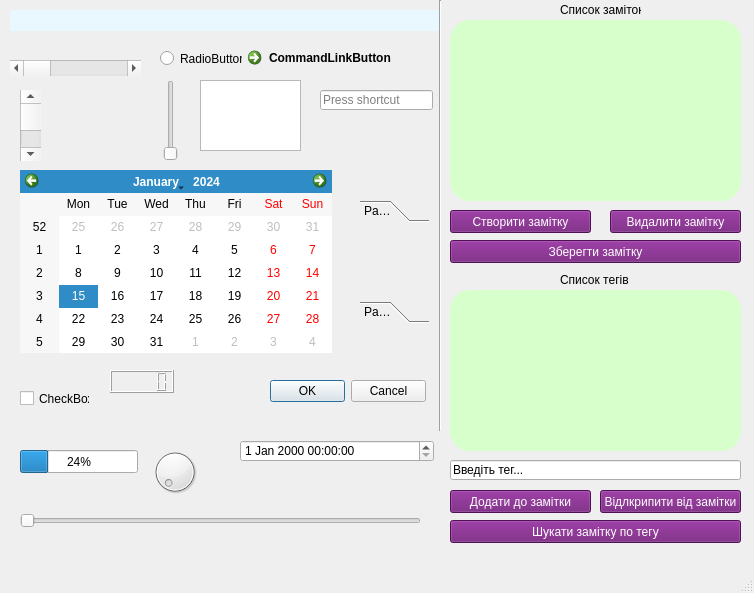
<?xml version="1.0" encoding="UTF-8"?>
<ui version="4.0">
 <class>MainWindow</class>
 <widget class="QMainWindow" name="MainWindow">
  <property name="geometry">
   <rect>
    <x>0</x>
    <y>0</y>
    <width>754</width>
    <height>593</height>
   </rect>
  </property>
  <property name="windowTitle">
   <string>Розумні Замітки</string>
  </property>
  <property name="styleSheet">
   <string notr="true"/>
  </property>
  <widget class="QWidget" name="centralwidget">
   <widget class="QTextEdit" name="note">
    <property name="geometry">
     <rect>
      <x>10</x>
      <y>10</y>
      <width>431</width>
      <height>21</height>
     </rect>
    </property>
    <property name="styleSheet">
     <string notr="true">background-color:rgb(233, 247, 255);
border-radius:20px
</string>
    </property>
    <property name="html">
     <string>&lt;!DOCTYPE HTML PUBLIC &quot;-//W3C//DTD HTML 4.0//EN&quot; &quot;http://www.w3.org/TR/REC-html40/strict.dtd&quot;&gt;
&lt;html&gt;&lt;head&gt;&lt;meta name=&quot;qrichtext&quot; content=&quot;1&quot; /&gt;&lt;style type=&quot;text/css&quot;&gt;
p, li { white-space: pre-wrap; }
&lt;/style&gt;&lt;/head&gt;&lt;body style=&quot; font-family:'MS Shell Dlg 2'; font-size:8.25pt; font-weight:400; font-style:normal;&quot;&gt;
&lt;p style=&quot;-qt-paragraph-type:empty; margin-top:0px; margin-bottom:0px; margin-left:0px; margin-right:0px; -qt-block-indent:0; text-indent:0px;&quot;&gt;&lt;br /&gt;&lt;/p&gt;&lt;/body&gt;&lt;/html&gt;</string>
    </property>
   </widget>
   <widget class="QListWidget" name="list_notes">
    <property name="geometry">
     <rect>
      <x>450</x>
      <y>20</y>
      <width>291</width>
      <height>181</height>
     </rect>
    </property>
    <property name="styleSheet">
     <string notr="true">background-color:rgb(215, 255, 203);
border-radius:20px</string>
    </property>
   </widget>
   <widget class="QLabel" name="list_notes_label">
    <property name="geometry">
     <rect>
      <x>560</x>
      <y>0</y>
      <width>81</width>
      <height>20</height>
     </rect>
    </property>
    <property name="text">
     <string>Список заміток</string>
    </property>
   </widget>
   <widget class="QListWidget" name="list_tags">
    <property name="geometry">
     <rect>
      <x>450</x>
      <y>290</y>
      <width>291</width>
      <height>161</height>
     </rect>
    </property>
    <property name="styleSheet">
     <string notr="true">background-color:rgb(215, 255, 203);
border-radius:20px</string>
    </property>
   </widget>
   <widget class="QPushButton" name="btn_note_crate">
    <property name="geometry">
     <rect>
      <x>450</x>
      <y>210</y>
      <width>141</width>
      <height>23</height>
     </rect>
    </property>
    <property name="styleSheet">
     <string notr="true">color:rgb(255, 255, 255);
background-color:rgb(112, 22, 120)</string>
    </property>
    <property name="text">
     <string>Створити замітку</string>
    </property>
   </widget>
   <widget class="QPushButton" name="btn_note_del">
    <property name="geometry">
     <rect>
      <x>610</x>
      <y>210</y>
      <width>131</width>
      <height>23</height>
     </rect>
    </property>
    <property name="styleSheet">
     <string notr="true">color:rgb(255, 255, 255);
background-color:rgb(112, 22, 120)</string>
    </property>
    <property name="text">
     <string>Видалити замітку</string>
    </property>
   </widget>
   <widget class="QPushButton" name="btn_note_save">
    <property name="geometry">
     <rect>
      <x>450</x>
      <y>240</y>
      <width>291</width>
      <height>23</height>
     </rect>
    </property>
    <property name="styleSheet">
     <string notr="true">color:rgb(255, 255, 255);
background-color:rgb(112, 22, 120)</string>
    </property>
    <property name="text">
     <string>Зберегти замітку</string>
    </property>
   </widget>
   <widget class="QLabel" name="list_text_label">
    <property name="geometry">
     <rect>
      <x>560</x>
      <y>270</y>
      <width>71</width>
      <height>20</height>
     </rect>
    </property>
    <property name="text">
     <string>Список тегів</string>
    </property>
   </widget>
   <widget class="QPushButton" name="btn_tag_add">
    <property name="geometry">
     <rect>
      <x>450</x>
      <y>490</y>
      <width>141</width>
      <height>23</height>
     </rect>
    </property>
    <property name="styleSheet">
     <string notr="true">color:rgb(255, 255, 255);
background-color:rgb(112, 22, 120)</string>
    </property>
    <property name="text">
     <string>Додати до замітки</string>
    </property>
   </widget>
   <widget class="QPushButton" name="btn_tag_del">
    <property name="geometry">
     <rect>
      <x>600</x>
      <y>490</y>
      <width>141</width>
      <height>23</height>
     </rect>
    </property>
    <property name="styleSheet">
     <string notr="true">color:rgb(255, 255, 255);
background-color:rgb(112, 22, 120)</string>
    </property>
    <property name="text">
     <string>Відлкрипити від замітки</string>
    </property>
   </widget>
   <widget class="QPushButton" name="btn_tag_search">
    <property name="geometry">
     <rect>
      <x>450</x>
      <y>520</y>
      <width>291</width>
      <height>23</height>
     </rect>
    </property>
    <property name="styleSheet">
     <string notr="true">color:rgb(255, 255, 255);
background-color:rgb(112, 22, 120)</string>
    </property>
    <property name="text">
     <string>Шукати замітку по тегу</string>
    </property>
   </widget>
   <widget class="QLineEdit" name="field_tag_2">
    <property name="geometry">
     <rect>
      <x>450</x>
      <y>460</y>
      <width>291</width>
      <height>20</height>
     </rect>
    </property>
    <property name="text">
     <string>Введіть тег...</string>
    </property>
   </widget>
   <widget class="QSlider" name="horizontalSlider">
    <property name="geometry">
     <rect>
      <x>20</x>
      <y>500</y>
      <width>401</width>
      <height>41</height>
     </rect>
    </property>
    <property name="orientation">
     <enum>Qt::Horizontal</enum>
    </property>
   </widget>
   <widget class="QProgressBar" name="progressBar">
    <property name="geometry">
     <rect>
      <x>20</x>
      <y>450</y>
      <width>118</width>
      <height>23</height>
     </rect>
    </property>
    <property name="value">
     <number>24</number>
    </property>
   </widget>
   <widget class="QDial" name="dial">
    <property name="geometry">
     <rect>
      <x>150</x>
      <y>440</y>
      <width>50</width>
      <height>64</height>
     </rect>
    </property>
   </widget>
   <widget class="QDateTimeEdit" name="dateTimeEdit">
    <property name="geometry">
     <rect>
      <x>240</x>
      <y>440</y>
      <width>194</width>
      <height>22</height>
     </rect>
    </property>
   </widget>
   <widget class="QCheckBox" name="checkBox">
    <property name="geometry">
     <rect>
      <x>20</x>
      <y>390</y>
      <width>70</width>
      <height>17</height>
     </rect>
    </property>
    <property name="text">
     <string>CheckBox</string>
    </property>
   </widget>
   <widget class="QDialogButtonBox" name="buttonBox">
    <property name="geometry">
     <rect>
      <x>270</x>
      <y>380</y>
      <width>156</width>
      <height>23</height>
     </rect>
    </property>
    <property name="standardButtons">
     <set>QDialogButtonBox::Cancel|QDialogButtonBox::Ok</set>
    </property>
   </widget>
   <widget class="Line" name="line">
    <property name="geometry">
     <rect>
      <x>430</x>
      <y>0</y>
      <width>20</width>
      <height>431</height>
     </rect>
    </property>
    <property name="orientation">
     <enum>Qt::Vertical</enum>
    </property>
   </widget>
   <widget class="QCalendarWidget" name="calendarWidget">
    <property name="geometry">
     <rect>
      <x>20</x>
      <y>170</y>
      <width>312</width>
      <height>183</height>
     </rect>
    </property>
   </widget>
   <widget class="QToolBox" name="toolBox">
    <property name="geometry">
     <rect>
      <x>360</x>
      <y>200</y>
      <width>69</width>
      <height>123</height>
     </rect>
    </property>
    <property name="currentIndex">
     <number>0</number>
    </property>
    <widget class="QWidget" name="page">
     <property name="geometry">
      <rect>
       <x>0</x>
       <y>0</y>
       <width>69</width>
       <height>69</height>
      </rect>
     </property>
     <attribute name="label">
      <string>Page 1</string>
     </attribute>
    </widget>
    <widget class="QWidget" name="page_2">
     <property name="geometry">
      <rect>
       <x>0</x>
       <y>0</y>
       <width>69</width>
       <height>69</height>
      </rect>
     </property>
     <attribute name="label">
      <string>Page 2</string>
     </attribute>
    </widget>
   </widget>
   <widget class="QStackedWidget" name="stackedWidget">
    <property name="geometry">
     <rect>
      <x>20</x>
      <y>30</y>
      <width>120</width>
      <height>21</height>
     </rect>
    </property>
    <widget class="QWidget" name="page_3"/>
    <widget class="QWidget" name="page_4"/>
   </widget>
   <widget class="QCommandLinkButton" name="commandLinkButton">
    <property name="geometry">
     <rect>
      <x>240</x>
      <y>40</y>
      <width>185</width>
      <height>41</height>
     </rect>
    </property>
    <property name="text">
     <string>CommandLinkButton</string>
    </property>
   </widget>
   <widget class="QRadioButton" name="radioButton">
    <property name="geometry">
     <rect>
      <x>160</x>
      <y>50</y>
      <width>82</width>
      <height>17</height>
     </rect>
    </property>
    <property name="text">
     <string>RadioButton</string>
    </property>
   </widget>
   <widget class="QKeySequenceEdit" name="keySequenceEdit">
    <property name="geometry">
     <rect>
      <x>320</x>
      <y>90</y>
      <width>113</width>
      <height>20</height>
     </rect>
    </property>
   </widget>
   <widget class="QSlider" name="verticalSlider">
    <property name="geometry">
     <rect>
      <x>160</x>
      <y>80</y>
      <width>22</width>
      <height>81</height>
     </rect>
    </property>
    <property name="orientation">
     <enum>Qt::Vertical</enum>
    </property>
   </widget>
   <widget class="QScrollBar" name="horizontalScrollBar">
    <property name="geometry">
     <rect>
      <x>10</x>
      <y>60</y>
      <width>131</width>
      <height>16</height>
     </rect>
    </property>
    <property name="orientation">
     <enum>Qt::Horizontal</enum>
    </property>
   </widget>
   <widget class="QScrollBar" name="verticalScrollBar">
    <property name="geometry">
     <rect>
      <x>20</x>
      <y>90</y>
      <width>21</width>
      <height>71</height>
     </rect>
    </property>
    <property name="orientation">
     <enum>Qt::Vertical</enum>
    </property>
   </widget>
   <widget class="QLCDNumber" name="lcdNumber">
    <property name="geometry">
     <rect>
      <x>110</x>
      <y>370</y>
      <width>64</width>
      <height>23</height>
     </rect>
    </property>
   </widget>
   <widget class="QTextBrowser" name="textBrowser">
    <property name="geometry">
     <rect>
      <x>200</x>
      <y>80</y>
      <width>101</width>
      <height>71</height>
     </rect>
    </property>
   </widget>
  </widget>
  <widget class="QMenuBar" name="menubar">
   <property name="geometry">
    <rect>
     <x>0</x>
     <y>0</y>
     <width>754</width>
     <height>21</height>
    </rect>
   </property>
  </widget>
  <widget class="QStatusBar" name="statusbar"/>
 </widget>
 <resources/>
 <connections/>
</ui>
